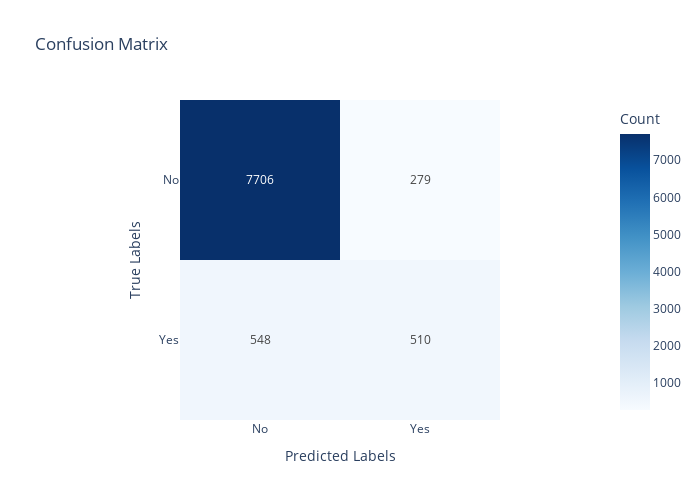

The code cell stored with this chart in its notebook:
### Code cell
cm = confusion_matrix(y_test, y_pred)

class_labels = ['No', 'Yes']

# Create an interactive heatmap using Plotly
fig = px.imshow(cm, x=class_labels, y=class_labels,
                labels=dict(x="Predicted Labels", y="True Labels", color="Count"),
                title="Confusion Matrix",
                color_continuous_scale="Blues")
fig.update_layout(width=700, height=500)

# Set count values on tiles
fig.update_traces(texttemplate='%{text}', text=cm.tolist())

# Display the interactive plot
fig.show()

### Figure 1 — Plotly figure (JSON) as saved in the notebook; plotly's stock layout.template omitted (floating-point values rounded to 4 significant figures)
{"data": [{"coloraxis": "coloraxis", "hovertemplate": "Predicted Labels: %{x}<br>True Labels: %{y}<br>Count: %{z}<extra></extra>", "name": "0", "text": [[7706, 279], [548, 510]], "texttemplate": "%{text}", "type": "heatmap", "x": ["No", "Yes"], "xaxis": "x", "y": ["No", "Yes"], "yaxis": "y", "z": [[7706, 279], [548, 510]]}], "layout": {"coloraxis": {"colorbar": {"title": {"text": "Count"}}, "colorscale": [[0, "rgb(247,251,255)"], [0.125, "rgb(222,235,247)"], [0.25, "rgb(198,219,239)"], [0.375, "rgb(158,202,225)"], [0.5, "rgb(107,174,214)"], [0.625, "rgb(66,146,198)"], [0.75, "rgb(33,113,181)"], [0.875, "rgb(8,81,156)"], [1, "rgb(8,48,107)"]]}, "height": 500, "title": {"text": "Confusion Matrix"}, "width": 700, "xaxis": {"anchor": "y", "constrain": "domain", "domain": [0, 1], "scaleanchor": "y", "title": {"text": "Predicted Labels"}}, "yaxis": {"anchor": "x", "autorange": "reversed", "constrain": "domain", "domain": [0, 1], "title": {"text": "True Labels"}}}}
